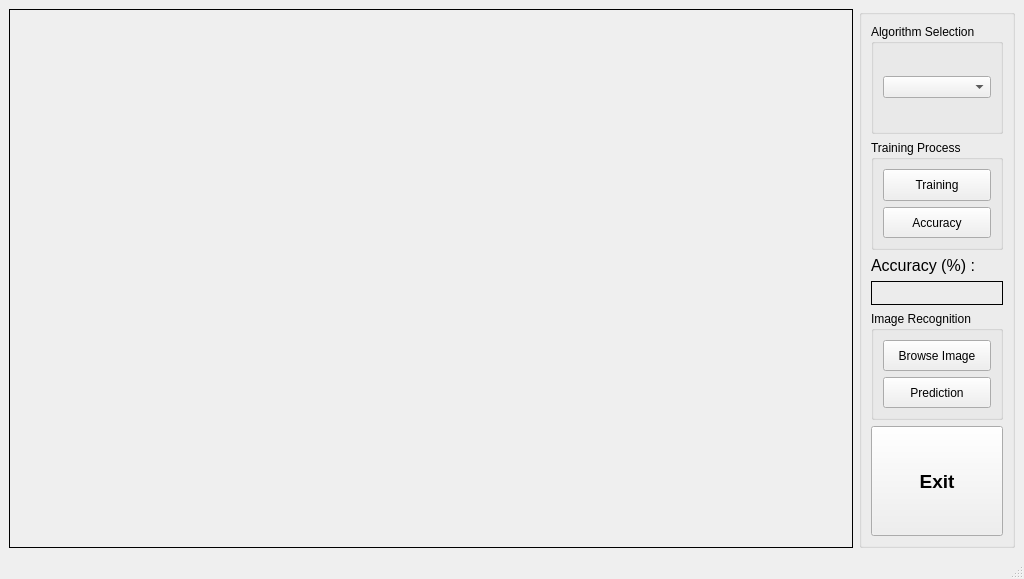
<?xml version="1.0" encoding="UTF-8"?>
<ui version="4.0">
 <class>MainWindow</class>
 <widget class="QMainWindow" name="MainWindow">
  <property name="geometry">
   <rect>
    <x>0</x>
    <y>0</y>
    <width>1024</width>
    <height>579</height>
   </rect>
  </property>
  <property name="sizePolicy">
   <sizepolicy hsizetype="Preferred" vsizetype="Preferred">
    <horstretch>0</horstretch>
    <verstretch>0</verstretch>
   </sizepolicy>
  </property>
  <property name="windowTitle">
   <string>MainWindow</string>
  </property>
  <widget class="QWidget" name="centralwidget">
   <layout class="QHBoxLayout" name="horizontalLayout_2">
    <item>
     <widget class="QLabel" name="imgLabel">
      <property name="minimumSize">
       <size>
        <width>640</width>
        <height>480</height>
       </size>
      </property>
      <property name="frameShape">
       <enum>QFrame::Box</enum>
      </property>
      <property name="text">
       <string/>
      </property>
     </widget>
    </item>
    <item>
     <widget class="QGroupBox" name="groupBox_5">
      <property name="sizePolicy">
       <sizepolicy hsizetype="Fixed" vsizetype="Preferred">
        <horstretch>0</horstretch>
        <verstretch>0</verstretch>
       </sizepolicy>
      </property>
      <property name="title">
       <string/>
      </property>
      <layout class="QGridLayout" name="gridLayout_4">
       <item row="0" column="0">
        <layout class="QVBoxLayout" name="verticalLayout">
         <item>
          <widget class="QGroupBox" name="groupBox_7">
           <property name="title">
            <string>Algorithm Selection</string>
           </property>
           <layout class="QGridLayout" name="gridLayout">
            <item row="0" column="0">
             <widget class="QComboBox" name="AlgoNameComboBox">
              <property name="toolTip">
               <string/>
              </property>
             </widget>
            </item>
           </layout>
          </widget>
         </item>
         <item>
          <widget class="QGroupBox" name="groupBox">
           <property name="title">
            <string>Training Process</string>
           </property>
           <layout class="QGridLayout" name="gridLayout_6">
            <item row="2" column="0">
             <widget class="QPushButton" name="AccuracyButton">
              <property name="sizePolicy">
               <sizepolicy hsizetype="Minimum" vsizetype="Preferred">
                <horstretch>0</horstretch>
                <verstretch>0</verstretch>
               </sizepolicy>
              </property>
              <property name="toolTip">
               <string>Calculate the accuracy of Dataset</string>
              </property>
              <property name="text">
               <string>Accuracy</string>
              </property>
              <property name="icon">
               <iconset>
                <normaloff>images/accuracy.png</normaloff>images/accuracy.png</iconset>
              </property>
             </widget>
            </item>
            <item row="1" column="0">
             <widget class="QPushButton" name="TrainButton">
              <property name="sizePolicy">
               <sizepolicy hsizetype="Minimum" vsizetype="Preferred">
                <horstretch>0</horstretch>
                <verstretch>0</verstretch>
               </sizepolicy>
              </property>
              <property name="toolTip">
               <string/>
              </property>
              <property name="text">
               <string>Training</string>
              </property>
              <property name="icon">
               <iconset>
                <normaloff>images/train.png</normaloff>images/train.png</iconset>
              </property>
             </widget>
            </item>
           </layout>
          </widget>
         </item>
         <item>
          <layout class="QHBoxLayout" name="horizontalLayout">
           <item>
            <widget class="QLabel" name="label_2">
             <property name="sizePolicy">
              <sizepolicy hsizetype="Preferred" vsizetype="Fixed">
               <horstretch>0</horstretch>
               <verstretch>0</verstretch>
              </sizepolicy>
             </property>
             <property name="font">
              <font>
               <pointsize>12</pointsize>
              </font>
             </property>
             <property name="text">
              <string>Accuracy (%) :</string>
             </property>
            </widget>
           </item>
          </layout>
         </item>
         <item>
          <widget class="QLabel" name="Accuracy_label">
           <property name="sizePolicy">
            <sizepolicy hsizetype="Preferred" vsizetype="Fixed">
             <horstretch>0</horstretch>
             <verstretch>0</verstretch>
            </sizepolicy>
           </property>
           <property name="font">
            <font>
             <pointsize>14</pointsize>
            </font>
           </property>
           <property name="frameShape">
            <enum>QFrame::Box</enum>
           </property>
           <property name="text">
            <string/>
           </property>
          </widget>
         </item>
         <item>
          <widget class="QGroupBox" name="groupBox_2">
           <property name="title">
            <string>Image Recognition</string>
           </property>
           <layout class="QGridLayout" name="gridLayout_7">
            <item row="0" column="0">
             <widget class="QPushButton" name="BrowseButton">
              <property name="sizePolicy">
               <sizepolicy hsizetype="Minimum" vsizetype="Preferred">
                <horstretch>0</horstretch>
                <verstretch>0</verstretch>
               </sizepolicy>
              </property>
              <property name="toolTip">
               <string>Browse Local Image for Recognition</string>
              </property>
              <property name="text">
               <string>Browse Image</string>
              </property>
              <property name="icon">
               <iconset>
                <normaloff>images/image files.png</normaloff>images/image files.png</iconset>
              </property>
             </widget>
            </item>
            <item row="1" column="0">
             <widget class="QPushButton" name="PredictionButton">
              <property name="sizePolicy">
               <sizepolicy hsizetype="Minimum" vsizetype="Preferred">
                <horstretch>0</horstretch>
                <verstretch>0</verstretch>
               </sizepolicy>
              </property>
              <property name="toolTip">
               <string/>
              </property>
              <property name="text">
               <string>Prediction</string>
              </property>
              <property name="icon">
               <iconset>
                <normaloff>images/attendance.png</normaloff>images/attendance.png</iconset>
              </property>
             </widget>
            </item>
           </layout>
          </widget>
         </item>
         <item>
          <widget class="QPushButton" name="ExitButton">
           <property name="sizePolicy">
            <sizepolicy hsizetype="Minimum" vsizetype="Preferred">
             <horstretch>0</horstretch>
             <verstretch>0</verstretch>
            </sizepolicy>
           </property>
           <property name="font">
            <font>
             <pointsize>14</pointsize>
             <weight>75</weight>
             <italic>false</italic>
             <bold>true</bold>
            </font>
           </property>
           <property name="toolTip">
            <string>EXIT Program</string>
           </property>
           <property name="text">
            <string>Exit</string>
           </property>
           <property name="icon">
            <iconset>
             <normaloff>exit.png</normaloff>exit.png</iconset>
           </property>
          </widget>
         </item>
        </layout>
       </item>
      </layout>
     </widget>
    </item>
   </layout>
  </widget>
  <widget class="QStatusBar" name="statusbar"/>
 </widget>
 <resources/>
 <connections/>
</ui>
